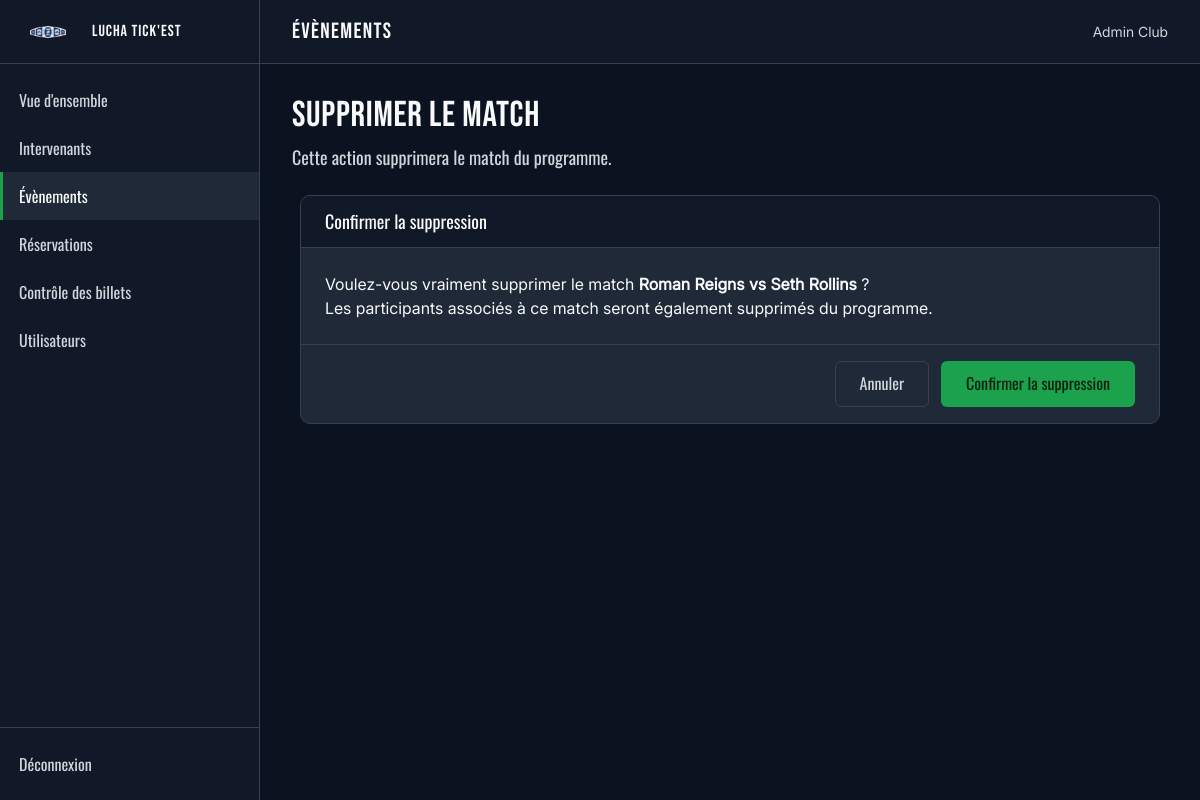
Page /admin/evenement-match-suppression.php?id=2 (signed in) on the committed database.
### tables this page shows
CREATE TABLE utilisateur (
    id_utilisateur INT NOT NULL AUTO_INCREMENT,
    prenom VARCHAR(100) NOT NULL,
    nom VARCHAR(100) NOT NULL,
    email VARCHAR(255) NOT NULL,
    mdp_hash VARCHAR(255) NOT NULL,
    role_utilisateur VARCHAR(10) NOT NULL DEFAULT 'MEMBRE',
    date_creation_compte DATETIME NOT NULL DEFAULT CURRENT_TIMESTAMP,

    CONSTRAINT pk_utilisateur
        PRIMARY KEY (id_utilisateur),

    CONSTRAINT uq_utilisateur_email
        UNIQUE (email),

    CONSTRAINT chk_utilisateur_prenom_non_vide
        CHECK (CHAR_LENGTH(TRIM(prenom)) > 0),

    CONSTRAINT chk_utilisateur_nom_non_vide
        CHECK (CHAR_LENGTH(TRIM(nom)) > 0),

    CONSTRAINT chk_utilisateur_email_non_vide
        CHECK (CHAR_LENGTH(TRIM(email)) > 0),

    CONSTRAINT chk_utilisateur_mdp_hash_non_vide
        CHECK (CHAR_LENGTH(TRIM(mdp_hash)) > 0),

    CONSTRAINT chk_utilisateur_role
        CHECK (role_utilisateur IN ('MEMBRE', 'ADMIN'))
);

CREATE TABLE match_evenement (
    id_match INT NOT NULL AUTO_INCREMENT,
    nom_match VARCHAR(150) NOT NULL,
    ordre_match TINYINT UNSIGNED NOT NULL,
    id_evenement INT NOT NULL,
    id_type_match INT NOT NULL,

    CONSTRAINT pk_match_evenement
        PRIMARY KEY (id_match),

    CONSTRAINT uq_match_evenement_ordre
        UNIQUE (id_evenement, ordre_match),

    CONSTRAINT chk_match_evenement_nom_non_vide
        CHECK (
            CHAR_LENGTH(TRIM(nom_match)) > 0
        ),

    CONSTRAINT chk_match_evenement_ordre_positif
        CHECK (
            ordre_match >= 1
        ),

    CONSTRAINT fk_match_evenement_evenement
        FOREIGN KEY (id_evenement)
        REFERENCES evenement (id_evenement)
        ON UPDATE RESTRICT
        ON DELETE RESTRICT,

    CONSTRAINT fk_match_evenement_type
        FOREIGN KEY (id_type_match)
        REFERENCES type_match (id_type_match)
        ON UPDATE RESTRICT
        ON DELETE RESTRICT
);

### public/admin/evenement-match-suppression.php (called while the page is built, shortened)
<?php
require dirname(__DIR__, 2) . '/config/bootstrap.php';
$idMatch = (int) ($_GET['id'] ?? 0);
$matchRepository = new MatchRepository($pdo);
$match = $matchRepository->findById($idMatch);
$idEvenement = (int) $match['id_evenement'];
$topbarTitle = 'Évènements';
require dirname(__DIR__, 2) . '/app/Views/layouts/admin.php';

### config/bootstrap.php (called while the page is built, shortened)
<?php
$config = require __DIR__ . '/app.php';
$database = new Database($config['database']);
$pdo = $database->getConnection();
$pdo->exec('SET time_zone = ' . $pdo->quote(date('P')));
$sessionUtilisateur = $_SESSION['utilisateur'] ?? null;
$utilisateurConnecte = is_array($sessionUtilisateur) ? $sessionUtilisateur : null;
if (
    $utilisateurConnecte !== null && isset($utilisateurConnecte['id'])
) {
    $utilisateurRepository = new UtilisateurRepository($pdo);
    $utilisateurActuel = $utilisateurRepository->findById((int) $utilisateurConnecte['id']);
    if ($utilisateurActuel === null) {
        unset($_SESSION['utilisateur']);
        $utilisateurConnecte = null;
    } else {
        $utilisateurConnecte = $_SESSION['utilisateur'];
    }
}

### app/Repositories/UtilisateurRepository.php (called while the page is built, shortened)
<?php
class UtilisateurRepository
{
    private PDO $pdo;
    public function __construct(PDO $pdo)
    {
        $this->pdo = $pdo;
    }
    public function findById(int $idUtilisateur): ?array
    {
        $statement = $this->pdo->prepare(
            'SELECT
            id_utilisateur,
            prenom,
            nom,
            email,
            mdp_hash,
            role_utilisateur,
            date_creation_compte
        FROM utilisateur
        WHERE id_utilisateur = :id_utilisateur'
        );
        $statement->execute([
            'id_utilisateur' => $idUtilisateur,
        ]);
        $utilisateur = $statement->fetch();
        return $utilisateur ?: null;
    }
}

### app/Repositories/MatchRepository.php (called while the page is built, shortened)
<?php
class MatchRepository
{
    private PDO $pdo;
    public function __construct(PDO $pdo)
    {
        $this->pdo = $pdo;
    }
    public function findById(int $id): ?array
    {
        $statement = $this->pdo->prepare(
            'SELECT
            me.id_match,
            me.nom_match,
            me.ordre_match,
            me.id_evenement,
            me.id_type_match,
            tm.libelle_type_match
        FROM match_evenement me
        INNER JOIN type_match tm
            ON tm.id_type_match = me.id_type_match
        WHERE me.id_match = :id'
        );
        $statement->execute([
            'id' => $id,
        ]);
        $match = $statement->fetch();
        return $match ?: null;
    }
}

### app/Views/pages/admin/evenement-match-suppression.php (the view, shortened to what this page needs)
<main class="admin-content">
    <div class="admin-header">
        <div class="admin-header__text">
            <h1>Supprimer le match</h1>
            <p class="admin-header__description">
                Cette action supprimera le match du programme.
            </p>
        </div>
    </div>
    <div class="admin-centered admin-centered--wide">
        <form method="post">
            <section class="panel">
                <div class="panel__head">
                    <h2 class="panel__title">Confirmer la suppression</h2>
                </div>
                <div class="panel__body">
                    <p>
                        Voulez-vous vraiment supprimer le match
                        <strong>
                            <?= htmlspecialchars($match['nom_match'], ENT_QUOTES, 'UTF-8') ?>
                        </strong>
                        ?
                    </p>
                    <p>Les participants associés à ce match seront également supprimés du programme.</p>
                </div>
                <div class="panel__foot">
                    <div class="admin-form-actions">
                        <a class="btn btn--ghost" href="/admin/evenement.php?id=<?= $idEvenement ?>">Annuler</a>
                        <button class="btn btn--primary" type="submit">Confirmer la suppression</button>
                    </div>
                </div>
            </section>
        </form>
    </div>
</main>

### app/Views/partials/admin/topbar.php
<header class="admin-topbar">
    <p class="admin-topbar__title"><?= htmlspecialchars($topbarTitle ?? $pageTitle, ENT_QUOTES, 'UTF-8') ?></p>
    <p class="admin-topbar__user">
        <?= htmlspecialchars(
            $utilisateurConnecte['prenom'] . ' ' . $utilisateurConnecte['nom']
        ) ?>
    </p>
</header>

### public/assets/css/base.css (style rules this page uses)
:root { color-scheme: dark; --c-bg: #0b1220; --c-bg-alt: #111827; --c-surface: #1f2937; --c-text: #f9fafb; --c-text-muted: #d1d5db; --c-border: #374151; --c-accent: #1ca24c; --c-accent-light: #4ade80; --c-accent-2: #1042af; --c-warning: #fbe484; --c-danger: #f9867d; --c-accent-dark: #17853f; --c-accent-2-dark: #0d368f; --c-accent-soft: rgba(28, 162, 76, 0.14); --c-danger-soft: rgba(249, 134, 125, 0.14); --c-warning-soft: rgba(251, 228, 132, 0.14); --c-surface-soft: rgba(249, 250, 251, 0.04); --f-title: "Bebas Neue", "Oswald", Impact, sans-serif; --f-alt: "Oswald", "Bebas Neue", sans-serif; --f-body: "Inter", Arial, sans-serif; }
*, *::before, *::after { box-sizing: border-box; }
body { margin: 0; min-height: 100vh; display: flex; flex-direction: column; background-color: var(--c-bg); color: var(--c-text); font-family: var(--f-body); font-size: 1rem; line-height: 1.5; }
a { color: inherit; text-decoration: none; }
button, input, select, textarea { font: inherit; color: inherit; }
button { cursor: pointer; }
h1, h2, h3, h4, p { margin: 0; }
h1, h2, h3, h4 { font-weight: 400; line-height: 1.1; }

### public/assets/css/components.css (style rules this page uses)
.btn { display: inline-flex; align-items: center; justify-content: center; gap: 0.5rem; padding: 0.75rem 1.5rem; border: 1px solid transparent; border-radius: 6px; background-color: var(--c-surface); color: var(--c-text); font-family: var(--f-alt); font-size: 1rem; line-height: 1.2; text-align: center; }
.btn--primary { background-color: var(--c-accent); color: #05210f; }
.btn--ghost { background-color: transparent; border-color: var(--c-border); color: var(--c-text-muted); }

### public/assets/css/admin.css (style rules this page uses)
.admin-topbar { position: sticky; top: 0; z-index: 20; display: flex; align-items: center; justify-content: space-between; gap: 1rem; height: 64px; padding: 0 2rem; background-color: var(--c-bg-alt); border-bottom: 1px solid var(--c-border); }
.admin-topbar__title { font-family: var(--f-title); font-size: 1.375rem; letter-spacing: 0.06em; text-transform: uppercase; }
.admin-topbar__user { font-size: 0.875rem; color: var(--c-text-muted); }
.admin-content { flex: 1; padding: 2rem; }
.admin-content > * + * { margin-top: 1.5rem; }
.admin-header { display: flex; flex-wrap: wrap; align-items: flex-start; justify-content: space-between; gap: 1rem; }
.admin-header__text { min-width: 0; }
.admin-header h1 { font-family: var(--f-title); font-size: 2.25rem; letter-spacing: 0.02em; text-transform: uppercase; }
.admin-header__description { margin-top: 0.5rem; font-family: var(--f-alt); font-size: 1.125rem; color: var(--c-text-muted); }
.panel { overflow: hidden; background-color: var(--c-surface); border: 1px solid var(--c-border); border-radius: 10px; }
.panel__head { display: flex; flex-wrap: wrap; align-items: center; justify-content: space-between; gap: 0.75rem; padding: 1rem 1.5rem; background-color: var(--c-bg-alt); border-bottom: 1px solid var(--c-border); }
.panel__title { font-family: var(--f-alt); font-size: 1.125rem; }
.panel__body { padding: 1.5rem; }
.panel__foot { display: flex; flex-wrap: wrap; justify-content: flex-end; gap: 0.75rem; padding: 1rem 1.5rem; border-top: 1px solid var(--c-border); }

### public/assets/css/admin-components.css (style rules this page uses)
.admin-form-actions { display: flex; flex-wrap: wrap; align-items: center; justify-content: flex-end; gap: 0.75rem; }
.admin-centered { display: flex; justify-content: center; }
.admin-centered > form { width: 100%; max-width: 480px; }
.admin-centered--wide > form { max-width: 860px; }
.admin-centered .panel { width: 100%; }

### rows in the picture
utilisateur: prenom+nom "Admin Club"
match_evenement: nom_match "Roman Reigns vs Seth Rollins"

### other values in the picture
$topbarTitle "ÉVÈNEMENTS"
